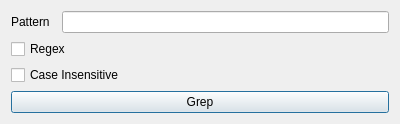
<?xml version="1.0" encoding="UTF-8"?>
<ui version="4.0">
 <class>GrepDialogWindow</class>
 <widget class="QDialog" name="GrepDialogWindow">
  <property name="geometry">
   <rect>
    <x>0</x>
    <y>0</y>
    <width>400</width>
    <height>121</height>
   </rect>
  </property>
  <property name="windowTitle">
   <string>Grep</string>
  </property>
  <layout class="QGridLayout" name="gridLayout">
   <item row="1" column="0">
    <layout class="QGridLayout" name="gridLayout_3">
     <item row="4" column="0">
      <widget class="QPushButton" name="button">
       <property name="text">
        <string>Grep</string>
       </property>
      </widget>
     </item>
     <item row="0" column="0">
      <layout class="QGridLayout" name="gridLayout_2">
       <property name="spacing">
        <number>1</number>
       </property>
       <item row="0" column="0">
        <widget class="QLabel" name="label">
         <property name="minimumSize">
          <size>
           <width>50</width>
           <height>0</height>
          </size>
         </property>
         <property name="text">
          <string>Pattern</string>
         </property>
        </widget>
       </item>
       <item row="0" column="1">
        <widget class="QLineEdit" name="pattern"/>
       </item>
      </layout>
     </item>
     <item row="1" column="0">
      <widget class="QCheckBox" name="regex_check">
       <property name="text">
        <string>Regex</string>
       </property>
      </widget>
     </item>
     <item row="2" column="0">
      <widget class="QCheckBox" name="case_insensitive_check">
       <property name="text">
        <string>Case Insensitive</string>
       </property>
      </widget>
     </item>
    </layout>
   </item>
  </layout>
 </widget>
 <tabstops>
  <tabstop>pattern</tabstop>
  <tabstop>regex_check</tabstop>
  <tabstop>case_insensitive_check</tabstop>
  <tabstop>button</tabstop>
 </tabstops>
 <resources/>
 <connections/>
</ui>
